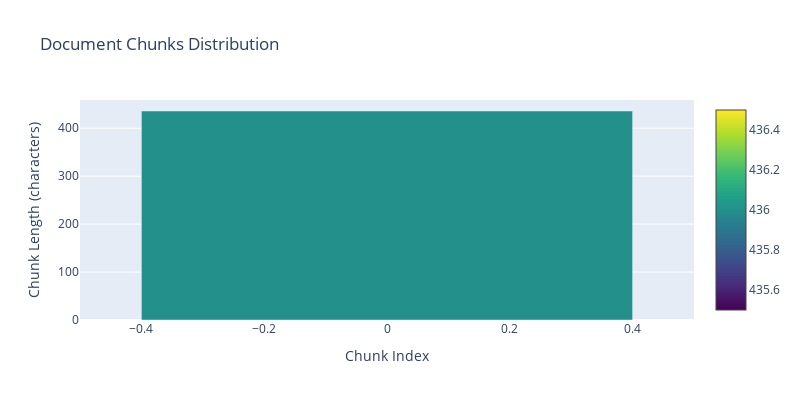

Notebook code for this chart:
### Markdown cell above
## 2. RAG System Explorer 🔄

Now let's explore how RAG systems work with real documents.

### Code cell
@dataclass
class ChunkingConfig:
    chunk_size: int = 500
    chunk_overlap: int = 50
    strategy: str = "recursive"  # or "character"

class DocumentProcessor:
    def __init__(self, config: ChunkingConfig):
        self.config = config
        self.splitter = self._get_splitter()
    
    def _get_splitter(self):
        if self.config.strategy == "recursive":
            return RecursiveCharacterTextSplitter(
                chunk_size=self.config.chunk_size,
                chunk_overlap=self.config.chunk_overlap
            )
        return CharacterTextSplitter(
            chunk_size=self.config.chunk_size,
            chunk_overlap=self.config.chunk_overlap
        )
    
    def load_and_split(self, directory: str) -> List[str]:
        loader = DirectoryLoader(directory, glob="**/*.txt", loader_cls=TextLoader)
        documents = loader.load()
        chunks = self.splitter.split_documents(documents)
        return [chunk.page_content for chunk in chunks]
    
    def visualize_chunks(self, chunks: List[str]) -> go.Figure:
        """Create an enhanced chunk visualization"""
        df = pd.DataFrame({
            'Chunk': range(len(chunks)),
            'Length': [len(chunk) for chunk in chunks],
            'Text': chunks
        })
        
        fig = go.Figure()
        
        # Add bars with gradient color
        fig.add_trace(go.Bar(
            x=df['Chunk'],
            y=df['Length'],
            marker=dict(
                color=df['Length'],
                colorscale='Viridis',
                showscale=True
            ),
            hovertemplate='<b>Chunk %{x}</b><br>' +
                         '<b>Length:</b> %{y}<br>' +
                         '<b>Text:</b> %{customdata}',
            customdata=df['Text']
        ))
        
        fig.update_layout(
            title='Document Chunks Distribution',
            xaxis_title='Chunk Index',
            yaxis_title='Chunk Length (characters)',
            width=800,
            height=400,
            showlegend=False
        )
        
        return fig

def create_rag_explorer():
    # Create widgets
    chunk_size = widgets.IntSlider(
        value=500,
        min=100,
        max=1000,
        step=50,
        description='Chunk Size:'
    )
    
    chunk_overlap = widgets.IntSlider(
        value=50,
        min=0,
        max=200,
        step=10,
        description='Overlap:'
    )
    
    strategy = widgets.Dropdown(
        options=['recursive', 'character'],
        description='Strategy:',
        value='recursive'
    )
    
    def on_process(b):
        config = ChunkingConfig(
            chunk_size=chunk_size.value,
            chunk_overlap=chunk_overlap.value,
            strategy=strategy.value
        )
        
        processor = DocumentProcessor(config)
        chunks = processor.load_and_split('sample_docs')
        
        display(Markdown("### 📊 Chunk Distribution"))
        display(Markdown("This visualization shows how your document was split into chunks. Hover over bars to see the content."))
        display(processor.visualize_chunks(chunks))
        
        # Show chunk overlap visualization
        if len(chunks) > 1:
            display(Markdown("### 🔄 Chunk Overlap Example"))
            display(Markdown(f"Showing overlap between first two chunks (overlap={chunk_overlap.value} characters):"))
            
            chunk1 = chunks[0]
            chunk2 = chunks[1]
            
            # Find overlapping text
            overlap = set(chunk1[-chunk_overlap.value:]).intersection(set(chunk2[:chunk_overlap.value]))
            
            # Display with highlighting
            display(HTML(f"""
            <div style='background-color: #f0f0f0; padding: 10px; margin: 10px 0;'>
                <p><b>Chunk 1:</b> {chunk1[:-chunk_overlap.value]}<span style='background-color: #ffeb3b'>{chunk1[-chunk_overlap.value:]}</span></p>
                <p><b>Chunk 2:</b> <span style='background-color: #ffeb3b'>{chunk2[:chunk_overlap.value]}</span>{chunk2[chunk_overlap.value:]}</p>
            </div>
            """))
    
    process_button = widgets.Button(description='Process Document')
    process_button.on_click(on_process)
    
    # Create layout
    controls = widgets.VBox([
        widgets.HBox([chunk_size, chunk_overlap, strategy]),
        process_button
    ])
    
    display(controls)

create_rag_explorer()

### Figure 1 — Plotly figure (JSON) as saved in the notebook; plotly's stock layout.template omitted (floating-point values rounded to 4 significant figures)
{"data": [{"customdata": ["Artificial Intelligence (AI) is revolutionizing various industries.\nMachine learning, a subset of AI, enables computers to learn from data.\nDeep learning is a type of machine learning that uses neural networks.\nNatural Language Processing (NLP) helps computers understand human language.\nComputer Vision allows machines to interpret and analyze visual information.\nReinforcement Learning is about teaching agents through reward systems."], "hovertemplate": "<b>Chunk %{x}</b><br><b>Length:</b> %{y}<br><b>Text:</b> %{customdata}", "marker": {"color": [436], "colorscale": [[0, "#440154"], [0.1111, "#482878"], [0.2222, "#3e4989"], [0.3333, "#31688e"], [0.4444, "#26828e"], [0.5556, "#1f9e89"], [0.6667, "#35b779"], [0.7778, "#6ece58"], [0.8889, "#b5de2b"], [1, "#fde725"]], "showscale": true}, "type": "bar", "x": [0], "y": [436]}], "layout": {"height": 400, "showlegend": false, "title": {"text": "Document Chunks Distribution"}, "width": 800, "xaxis": {"title": {"text": "Chunk Index"}}, "yaxis": {"title": {"text": "Chunk Length (characters)"}}}}
